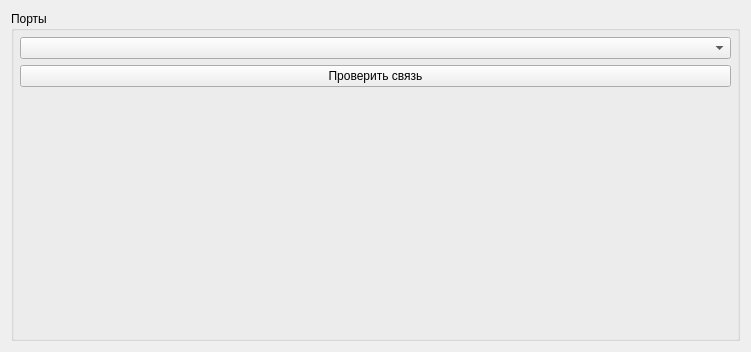
<?xml version="1.0" encoding="UTF-8"?>
<ui version="4.0">
 <class>Communications</class>
 <widget class="QWidget" name="Communications">
  <property name="geometry">
   <rect>
    <x>0</x>
    <y>0</y>
    <width>751</width>
    <height>352</height>
   </rect>
  </property>
  <property name="windowTitle">
   <string>Form</string>
  </property>
  <layout class="QHBoxLayout" name="horizontalLayout">
   <item>
    <widget class="QGroupBox" name="groupBox">
     <property name="title">
      <string>Порты</string>
     </property>
     <layout class="QVBoxLayout" name="verticalLayout_2">
      <property name="leftMargin">
       <number>6</number>
      </property>
      <property name="topMargin">
       <number>6</number>
      </property>
      <property name="rightMargin">
       <number>6</number>
      </property>
      <property name="bottomMargin">
       <number>6</number>
      </property>
      <item>
       <widget class="QComboBox" name="cbManPort"/>
      </item>
      <item>
       <widget class="QPushButton" name="pbManCheckConnection">
        <property name="text">
         <string>Проверить связь</string>
        </property>
       </widget>
      </item>
      <item>
       <spacer name="verticalSpacer_2">
        <property name="orientation">
         <enum>Qt::Vertical</enum>
        </property>
        <property name="sizeHint" stdset="0">
         <size>
          <width>20</width>
          <height>40</height>
         </size>
        </property>
       </spacer>
      </item>
     </layout>
    </widget>
   </item>
  </layout>
 </widget>
 <resources/>
 <connections/>
</ui>
